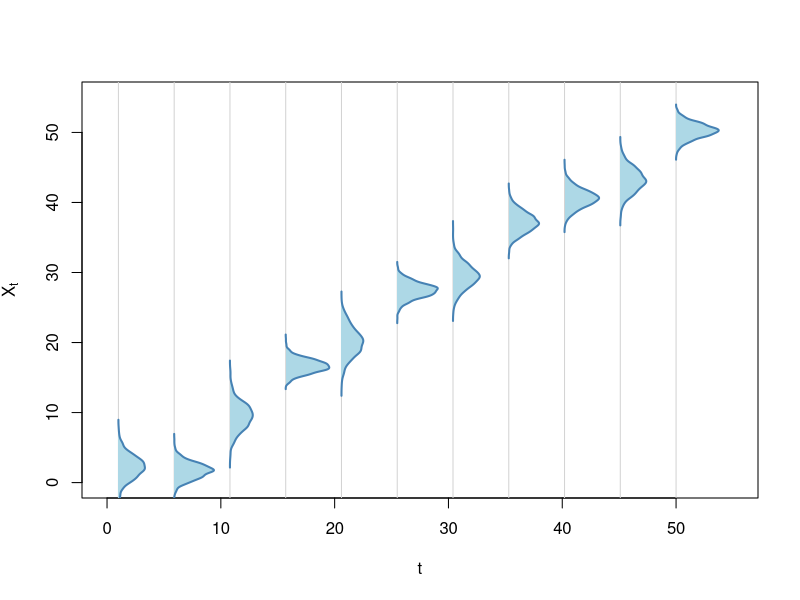

Write the R code that produced this figure.
set.seed(seed=2025)

f <- function(x){
	x + rnorm(n=1, mean=0, sd=2)
}

g <- function(x){
	1 + (sin(x))^2
}

png(filename="../images/gp.png", width=8, height=6, res=600, units="in")
plot(x=0, y=0, xlim=c(0, 55), ylim=c(0, 55), main="", xlab="t", ylab=expression(X[t]), type="n")
x_seq <- seq(from=1, to=50, length.out=11)

for(x in x_seq){
	y_seq <- rnorm(n=1000, mean=f(x), sd=g(x))
	y_dens <- density(x=y_seq)
	x_scaled <- x + y_dens$y * 10
	abline(v=x, col="lightgray")
	polygon(x=c(x, x_scaled, x), y=c(min(y_dens$x), y_dens$x, max(y_dens$x)),col="lightblue", border=NA)
	lines(x=x_scaled, y=y_dens$x, col="steelblue", lwd=2)
}

dev.off()
